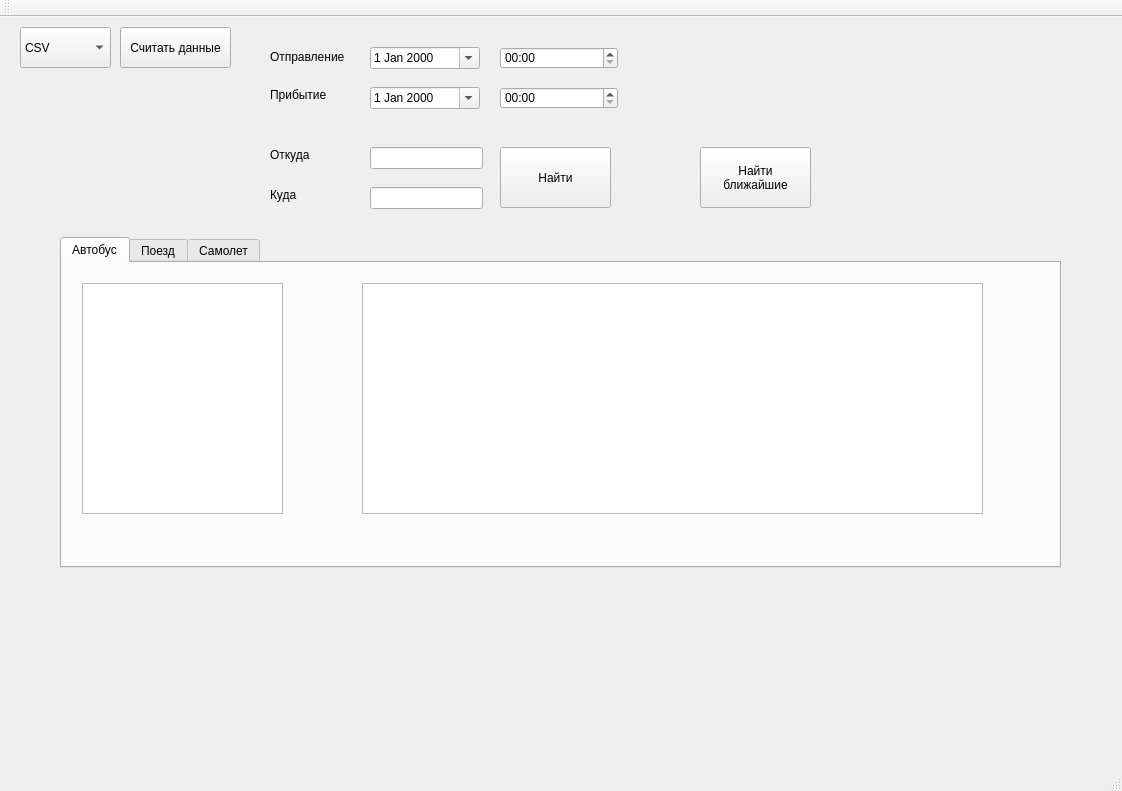
<?xml version="1.0" encoding="UTF-8"?>
<ui version="4.0">
 <class>MainWindow</class>
 <widget class="QMainWindow" name="MainWindow">
  <property name="geometry">
   <rect>
    <x>0</x>
    <y>0</y>
    <width>1122</width>
    <height>791</height>
   </rect>
  </property>
  <property name="windowTitle">
   <string>MainWindow</string>
  </property>
  <widget class="QWidget" name="centralWidget">
   <widget class="QComboBox" name="comboBoxFile">
    <property name="geometry">
     <rect>
      <x>20</x>
      <y>10</y>
      <width>91</width>
      <height>41</height>
     </rect>
    </property>
    <item>
     <property name="text">
      <string>CSV</string>
     </property>
    </item>
    <item>
     <property name="text">
      <string>XML</string>
     </property>
    </item>
   </widget>
   <widget class="QPushButton" name="pushButtonRead">
    <property name="geometry">
     <rect>
      <x>120</x>
      <y>10</y>
      <width>111</width>
      <height>41</height>
     </rect>
    </property>
    <property name="text">
     <string>Считать данные</string>
    </property>
   </widget>
   <widget class="QTabWidget" name="tabWidget">
    <property name="geometry">
     <rect>
      <x>60</x>
      <y>220</y>
      <width>1001</width>
      <height>331</height>
     </rect>
    </property>
    <property name="accessibleName">
     <string/>
    </property>
    <property name="currentIndex">
     <number>0</number>
    </property>
    <widget class="QWidget" name="tabBus">
     <attribute name="title">
      <string>Автобус</string>
     </attribute>
     <widget class="QListView" name="listViewBus">
      <property name="geometry">
       <rect>
        <x>20</x>
        <y>20</y>
        <width>201</width>
        <height>231</height>
       </rect>
      </property>
     </widget>
     <widget class="QTableView" name="tableViewBus">
      <property name="geometry">
       <rect>
        <x>300</x>
        <y>20</y>
        <width>621</width>
        <height>231</height>
       </rect>
      </property>
     </widget>
    </widget>
    <widget class="QWidget" name="tabTrain">
     <attribute name="title">
      <string>Поезд</string>
     </attribute>
    </widget>
    <widget class="QWidget" name="tabPlane">
     <attribute name="title">
      <string>Самолет</string>
     </attribute>
    </widget>
   </widget>
   <widget class="QDateEdit" name="dateEditFrom">
    <property name="geometry">
     <rect>
      <x>370</x>
      <y>30</y>
      <width>110</width>
      <height>22</height>
     </rect>
    </property>
    <property name="dateTime">
     <datetime>
      <hour>0</hour>
      <minute>0</minute>
      <second>0</second>
      <year>2000</year>
      <month>1</month>
      <day>1</day>
     </datetime>
    </property>
    <property name="calendarPopup">
     <bool>true</bool>
    </property>
   </widget>
   <widget class="QDateEdit" name="dateEditTo">
    <property name="geometry">
     <rect>
      <x>370</x>
      <y>70</y>
      <width>110</width>
      <height>22</height>
     </rect>
    </property>
    <property name="dateTime">
     <datetime>
      <hour>0</hour>
      <minute>0</minute>
      <second>0</second>
      <year>2000</year>
      <month>1</month>
      <day>1</day>
     </datetime>
    </property>
    <property name="calendarPopup">
     <bool>true</bool>
    </property>
   </widget>
   <widget class="QTimeEdit" name="timeEditFrom">
    <property name="geometry">
     <rect>
      <x>500</x>
      <y>30</y>
      <width>118</width>
      <height>22</height>
     </rect>
    </property>
    <property name="displayFormat">
     <string>HH:mm</string>
    </property>
   </widget>
   <widget class="QTimeEdit" name="timeEditTo">
    <property name="geometry">
     <rect>
      <x>500</x>
      <y>70</y>
      <width>118</width>
      <height>22</height>
     </rect>
    </property>
    <property name="displayFormat">
     <string>HH:mm</string>
    </property>
   </widget>
   <widget class="QLineEdit" name="lineEditFrom">
    <property name="geometry">
     <rect>
      <x>370</x>
      <y>130</y>
      <width>113</width>
      <height>22</height>
     </rect>
    </property>
   </widget>
   <widget class="QLineEdit" name="lineEditTo">
    <property name="geometry">
     <rect>
      <x>370</x>
      <y>170</y>
      <width>113</width>
      <height>22</height>
     </rect>
    </property>
   </widget>
   <widget class="QPushButton" name="pushButtonFilter">
    <property name="geometry">
     <rect>
      <x>500</x>
      <y>130</y>
      <width>111</width>
      <height>61</height>
     </rect>
    </property>
    <property name="text">
     <string>Найти</string>
    </property>
   </widget>
   <widget class="QPushButton" name="pushButtonClosest">
    <property name="geometry">
     <rect>
      <x>700</x>
      <y>130</y>
      <width>111</width>
      <height>61</height>
     </rect>
    </property>
    <property name="text">
     <string>Найти
ближайшие</string>
    </property>
   </widget>
   <widget class="QLabel" name="label">
    <property name="geometry">
     <rect>
      <x>270</x>
      <y>130</y>
      <width>55</width>
      <height>16</height>
     </rect>
    </property>
    <property name="text">
     <string>Откуда</string>
    </property>
   </widget>
   <widget class="QLabel" name="label_2">
    <property name="geometry">
     <rect>
      <x>270</x>
      <y>170</y>
      <width>55</width>
      <height>16</height>
     </rect>
    </property>
    <property name="text">
     <string>Куда</string>
    </property>
   </widget>
   <widget class="QLabel" name="label_3">
    <property name="geometry">
     <rect>
      <x>270</x>
      <y>30</y>
      <width>81</width>
      <height>20</height>
     </rect>
    </property>
    <property name="text">
     <string>Отправление</string>
    </property>
   </widget>
   <widget class="QLabel" name="label_4">
    <property name="geometry">
     <rect>
      <x>270</x>
      <y>70</y>
      <width>71</width>
      <height>16</height>
     </rect>
    </property>
    <property name="text">
     <string>Прибытие</string>
    </property>
   </widget>
  </widget>
  <widget class="QMenuBar" name="menuBar">
   <property name="geometry">
    <rect>
     <x>0</x>
     <y>0</y>
     <width>1122</width>
     <height>26</height>
    </rect>
   </property>
  </widget>
  <widget class="QToolBar" name="mainToolBar">
   <attribute name="toolBarArea">
    <enum>TopToolBarArea</enum>
   </attribute>
   <attribute name="toolBarBreak">
    <bool>false</bool>
   </attribute>
  </widget>
  <widget class="QStatusBar" name="statusBar"/>
 </widget>
 <layoutdefault spacing="6" margin="11"/>
 <resources/>
 <connections/>
</ui>
